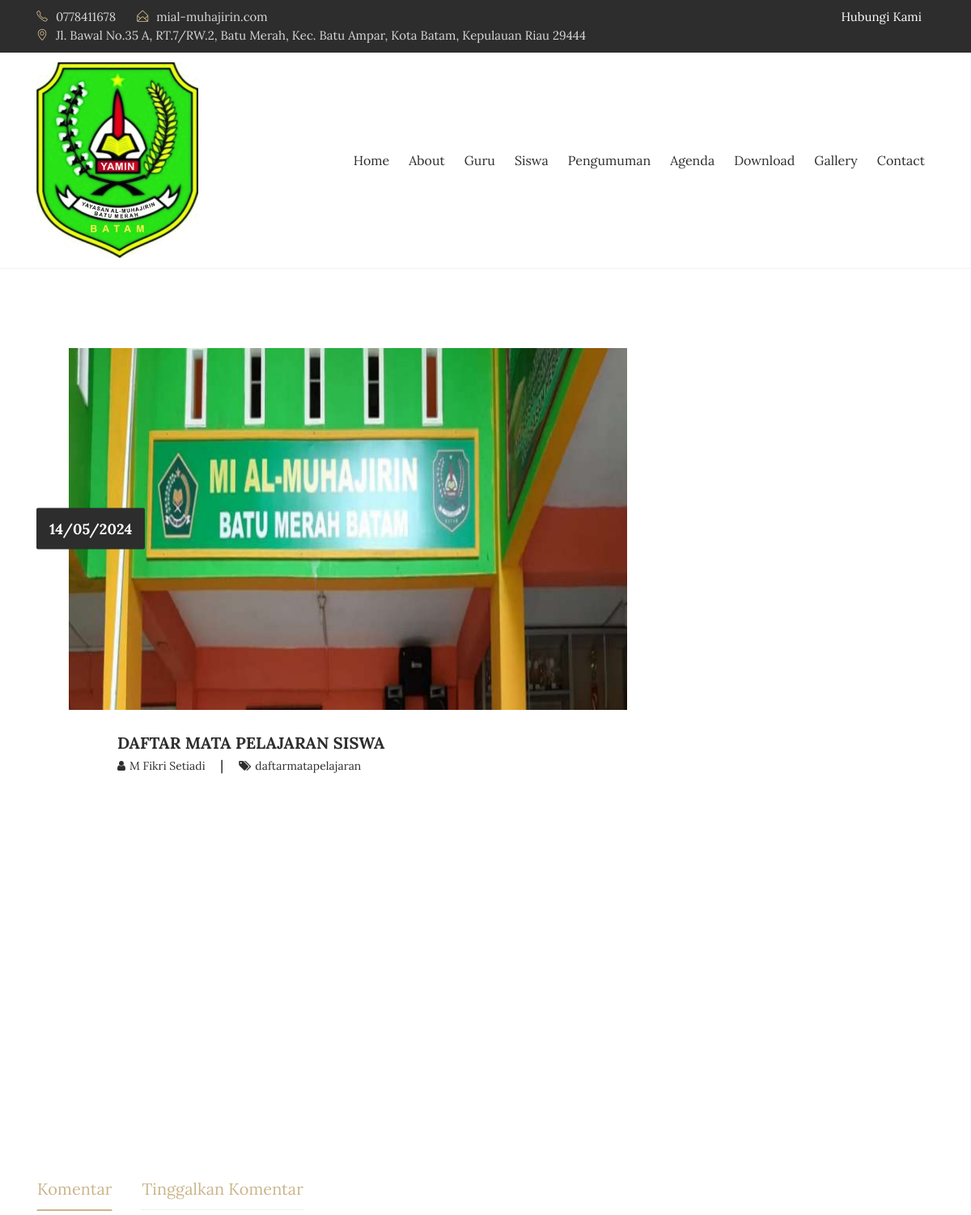
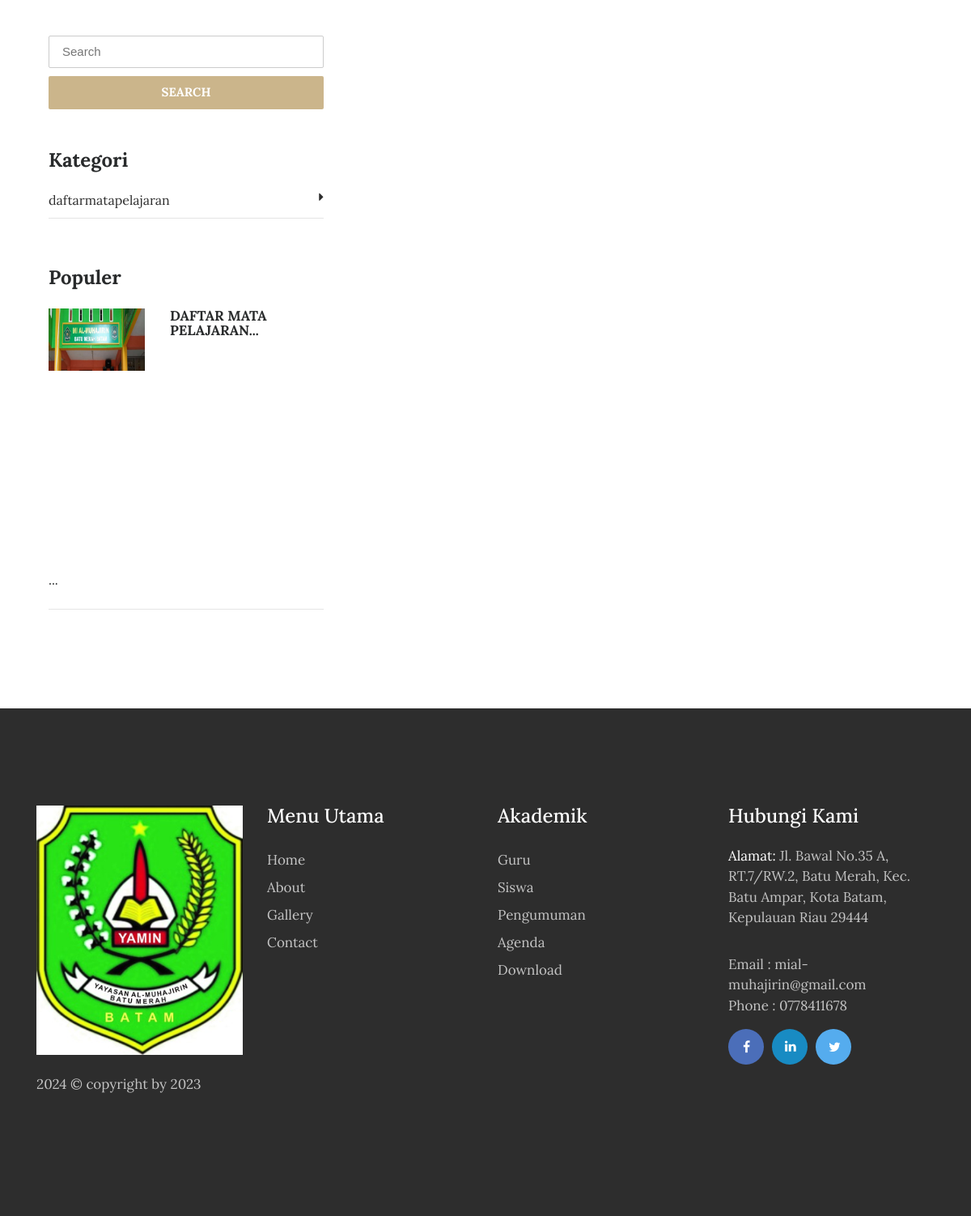
/artikel/daftar-mata-pelajaran-siswa, run on the app's committed database (2 pictures, top to bottom).
### tables this page shows
CREATE TABLE `tbl_tulisan` (
  `tulisan_id` int(11) NOT NULL,
  `tulisan_judul` varchar(100) DEFAULT NULL,
  `tulisan_isi` text,
  `tulisan_tanggal` timestamp NULL DEFAULT CURRENT_TIMESTAMP,
  `tulisan_kategori_id` int(11) DEFAULT NULL,
  `tulisan_kategori_nama` varchar(30) DEFAULT NULL,
  `tulisan_views` int(11) DEFAULT '0',
  `tulisan_gambar` varchar(40) DEFAULT NULL,
  `tulisan_pengguna_id` int(11) DEFAULT NULL,
  `tulisan_author` varchar(40) DEFAULT NULL,
  `tulisan_img_slider` int(2) NOT NULL DEFAULT '0',
  `tulisan_slug` varchar(200) DEFAULT NULL
);

CREATE TABLE `tbl_kategori` (
  `kategori_id` int(11) NOT NULL,
  `kategori_nama` varchar(30) DEFAULT NULL,
  `kategori_tanggal` timestamp NULL DEFAULT CURRENT_TIMESTAMP
);

### application/controllers/Blog.php (called while the page is built, shortened)
<?php
class Blog extends CI_Controller{
	function __construct(){
		$this->load->model('m_tulisan');
		$this->load->model('m_pengunjung');
	}
	function detail($slugs){
		$slug=htmlspecialchars($slugs,ENT_QUOTES);
		$query = $this->db->get_where('tbl_tulisan', array('tulisan_slug' => $slug));
		if($query->num_rows() > 0){
			$b=$query->row_array();
			$kode=$b['tulisan_id'];
			$this->db->query("UPDATE tbl_tulisan SET tulisan_views=tulisan_views+1 WHERE tulisan_id='$kode'");
			$data=$this->m_tulisan->get_berita_by_kode($kode);
			$row=$data->row_array();
			$x['id']=$row['tulisan_id'];
			$x['title']=$row['tulisan_judul'];
			$x['image']=$row['tulisan_gambar'];
			$x['blog'] =$row['tulisan_isi'];
			$x['tanggal']=$row['tanggal'];
			$x['author']=$row['tulisan_author'];
			$x['kategori']=$row['tulisan_kategori_nama'];
			$x['slug']=$row['tulisan_slug'];
			$x['show_komentar']=$this->m_tulisan->show_komentar_by_tulisan_id($kode);
			$x['category']=$this->db->get('tbl_kategori');
			$x['populer']=$this->db->query("SELECT * FROM tbl_tulisan ORDER BY tulisan_views DESC LIMIT 5");
			$this->load->view('depan/v_blog_detail',$x);
		}else{
			redirect('artikel');
		}
	}
}

### index.php (called while the page is built, shortened)
<?php
require_once BASEPATH.'core/CodeIgniter.php';

### application/models/M_tulisan.php (called while the page is built, shortened)
<?php
class M_tulisan extends CI_Model{
	function get_berita_by_kode($kode){
		$hsl=$this->db->query("SELECT tbl_tulisan.*,DATE_FORMAT(tulisan_tanggal,'%d/%m/%Y') AS tanggal FROM tbl_tulisan where tulisan_id='$kode'");
		return $hsl;
	}
}

### application/views/depan/v_blog_detail.php (the view, shortened to what this page needs)
<!DOCTYPE html>
<html lang="en">
<head>
    <?php
        function limit_words($string, $word_limit){
            $words = explode(" ",$string);
            return implode(" ",array_splice($words,0,$word_limit));
        }
    ?>
    <link rel="stylesheet" href="<?php echo base_url().'theme/css/bootstrap.min.css'?>">
    <link rel="stylesheet" href="<?php echo base_url().'theme/css/font-awesome.min.css'?>">
    <link rel="stylesheet" href="<?php echo base_url().'theme/css/simple-line-icons.css'?>">
    <link rel="stylesheet" href="<?php echo base_url().'theme/css/owl.carousel.min.css'?>">
    <link href="<?php echo base_url().'theme/css/style.css'?>" rel="stylesheet">
    <link href="<?php echo base_url().'theme/css/jssocials.css'?>" rel="stylesheet">
    <link href="<?php echo base_url().'theme/css/jssocials-theme-flat.css'?>" rel="stylesheet">
</head>
<body>
  <div class="header-topbar">
      <div class="container">
          <div class="row">
              <div class="col-xs-6 col-sm-8 col-md-9">
                  <div class="header-top_address">
                      <div class="header-top_list">
                          <span class="icon-phone"></span>0778411678
                      </div>
                      <div class="header-top_list">
                          <span class="icon-envelope-open"></span>mial-muhajirin.com
                      </div>
                      <div class="header-top_list">
                          <span class="icon-location-pin"></span>Jl. Bawal No.35 A, RT.7/RW.2, Batu Merah, Kec. Batu Ampar, Kota Batam, Kepulauan Riau 29444
                      </div>
                  </div>
              </div>
              <div class="col-xs-6 col-sm-4 col-md-3">
                  <div class="header-top_login mr-sm-3">
                      <a href="<?php echo site_url('contact');?>">Hubungi Kami</a>
                  </div>
              </div>
          </div>
      </div>
  </div>
  <div data-toggle="affix" style="border-bottom:solid 1px #f2f2f2;">
      <div class="container nav-menu2">
          <div class="row">
              <div class="col-md-12">
                  <nav class="navbar navbar2 navbar-toggleable-md navbar-light bg-faded">
                      <a href="<?php echo site_url('');?>" class="navbar-brand nav-brand2"><img class="img img-responsive" width="200px;" src="<?php echo base_url().'assets/images/7.jpg'?>"></a>
                      <div class="collapse navbar-collapse justify-content-end" id="navbarNavDropdown">
                          <ul class="navbar-nav">
                              <li class="nav-item">
                                  <a class="nav-link" href="<?php echo site_url('');?>">Home</a>
                              </li>
                              <li class="nav-item">
                                  <a class="nav-link" href="<?php echo site_url('about');?>">About</a>
                              </li>
                              <li class="nav-item">
                                  <a class="nav-link" href="<?php echo site_url('guru');?>">Guru</a>
                              </li>
                              <li class="nav-item">
                                  <a class="nav-link" href="<?php echo site_url('siswa');?>">Siswa</a>
                              </li>
                              <li class="nav-item">
                                  <a class="nav-link" href="<?php echo site_url('pengumuman');?>">Pengumuman</a>
                              </li>
                              <li class="nav-item">
                                  <a class="nav-link" href="<?php echo site_url('agenda');?>">Agenda</a>
                              </li>
                              <li class="nav-item">
                                  <a class="nav-link" href="<?php echo site_url('download');?>">Download</a>
                              </li>
                              <li class="nav-item">
                                  <a class="nav-link" href="<?php echo site_url('galeri');?>">Gallery</a>
                              </li>
                              <li class="nav-item">
                                <a class="nav-link" href="<?php echo site_url('contact');?>">Contact</a>
                              </li>
                        </ul>
                  </div>
                </nav>
              </div>
            </div>
          </div>
        </div>
<section class="blog-wrap">
    <div class="container">
        <div class="row">
            <div class="col-md-8">
                <div class="blog-img_block">
                    <img src="<?php echo base_url().'assets/images/'.$image?>" class="img-fluid" alt="blog-img">
                    <div class="blog-date">
                        <span><?php echo $tanggal;?></span>
                    </div>
                </div>
                <div class="blog-tiltle_block">
                    <h4><a href="<?php echo site_url('artikel/'.$slug);?>"><?php echo $title;?></a></h4>
                    <h6> <a href="#"><i class="fa fa-user" aria-hidden="true"></i><span><?php echo $author;?></span> </a>  |   <a href="#"><i class="fa fa-tags" aria-hidden="true"></i><span><?php echo $kategori;?></span></a></h6>
                    <?php echo $blog;?>
                </div>
                    <ul class="nav nav-tabs blogpost-tab-wrap" role="tablist">
                        <li class="nav-item blogpost-nav-tab">
                            <a class="nav-link active" data-toggle="tab" href="#comments" role="tab">Komentar</a>
                        </li>
                        <li class="nav-item blogpost-nav-tab">
                            <a class="nav-link" data-toggle="tab" href="#write-comment" role="tab">Tinggalkan Komentar</a>
                        </li>
                    </ul>
                    <div class="clearfix"></div>
                </div>
            </div>
            <div class="col-md-4">
              <form action="<?php echo site_url('blog/search');?>" method="get">
                  <input type="text" name="keyword" placeholder="Search" class="blog-search" required>
                  <button type="submit" class="btn btn-warning btn-blogsearch">SEARCH</button>
              </form>
                <div class="blog-category_block">
                    <h3>Kategori</h3>
                    <ul>
                      <?php foreach ($category->result() as $row) : ?>
                        <li><a href="<?php echo site_url('blog/kategori/'.str_replace(" ","-",$row->kategori_nama));?>"><?php echo $row->kategori_nama;?><i class="fa fa-caret-right" aria-hidden="true"></i></a></li>
                      <?php endforeach;?>
                    </ul>
                </div>
                <div class="blog-featured_post">
                    <h3>Populer</h3>
                  <?php foreach ($populer->result() as $row) :?>
                    <div class="blog-featured-img_block">
                        <img width="35%" src="<?php echo base_url().'assets/images/'.$row->tulisan_gambar;?>" class="img-fluid" alt="blog-featured-img">
                        <h5><a href="<?php echo site_url('artikel/'.$row->tulisan_slug);?>"><?php echo limit_words($row->tulisan_judul,3).'...';?></a></h5>
                        <p><?php echo limit_words($row->tulisan_isi,5).'...';?></p>
                    </div>
                    <hr>
                  <?php endforeach;?>
                </div>
            </div>
        </div>
</section>
<footer>
    <div class="container">
        <div class="row">
            <div class="col-md-3">
                <div class="foot-logo">
                    <a href="<?php echo site_url();?>">
                        <img src="<?php echo base_url().'theme/images/logi.jpg'?>" class="img-fluid" alt="footer_logo">
                    </a>
                    <p><?php echo date('Y');?> © copyright by 2023</p>
                    </div>
                </div>
                <div class="col-md-3">
                    <div class="sitemap">
                        <h3>Menu Utama</h3>
                        <ul>
                            <li><a href="<?php echo site_url();?>">Home</a></li>
                            <li><a href="<?php echo site_url('about');?>">About</a></li>
                            <li><a href="<?php echo site_url('galeri');?>">Gallery</a></li>
                            <li><a href="<?php echo site_url('contact');?>">Contact</a></li>
                        </ul>
                    </div>
                </div>
                <div class="col-md-3">
                  <div class="sitemap">
                      <h3>Akademik</h3>
                      <ul>
                          <li><a href="<?php echo site_url('guru');?>">Guru</a></li>
                          <li><a href="<?php echo site_url('siswa');?>">Siswa </a></li>
                          <li><a href="<?php echo site_url('pengumuman');?>">Pengumuman</a></li>
                          <li><a href="<?php echo site_url('agenda');?>">Agenda</a></li>
                          <li><a href="<?php echo site_url('download');?>">Download</a></li>
                      </ul>
                  </div>
                </div>
                <div class="col-md-3">
                    <div class="address">
                        <h3>Hubungi Kami</h3>
                                <p><span>Alamat: </span> Jl. Bawal No.35 A, RT.7/RW.2, Batu Merah, Kec. Batu Ampar, Kota Batam, Kepulauan Riau 29444</p>
                                <p>Email : mial-muhajirin@gmail.com
                                    <br> Phone : 0778411678</p>
                            <ul class="footer-social-icons">
                                <li><a href="#"><i class="fa fa-facebook fa-fb" aria-hidden="true"></i></a></li>
                                <li><a href="#"><i class="fa fa-linkedin fa-in" aria-hidden="true"></i></a></li>
                                <li><a href="#"><i class="fa fa-twitter fa-tw" aria-hidden="true"></i></a></li>
                            </ul>
                        </div>
                    </div>
                </div>
            </div>
        </footer>
    </body>
    </html>

### data on the page
tbl_tulisan: tulisan_gambar (picture), tulisan_judul "DAFTAR MATA PELAJARAN SISWA", tulisan_author "M Fikri Setiadi", tulisan_kategori_nama "daftarmatapelajaran", tulisan_judul "DAFTAR MATA PELAJARAN"
tbl_kategori: kategori_nama "daftarmatapelajaran"

### other printed values
$tanggal "14/05/2024"
